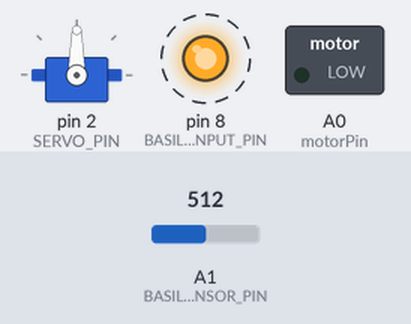
A sketch run on a simulated Arduino Uno, built with avr-gcc and run on an emulated ATmega328P. On the bench: servo, switched loads named in the sketch (green lamp = pin HIGH), output pins drawn as LEDs (lit = HIGH). Dashed ring = blinking. The test bench sets the inputs (shaded band); at power-on: A1 (BASIL_1_SENSOR_PIN) = 512.

Above: at 0.02 s.
Timing chart, 0 to 3.0 s (numbered marks = the images above):
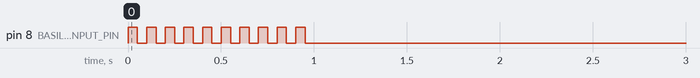

Measured:
- by itself, pin 8 (BASIL_1_INPUT_PIN): alternates HIGH for 0.05 s and LOW for 0.05 s, 20 changes in all, then stays LOW

The sketch:

wateringLocal.ino
```cpp
#include <stdarg.h>
#include <Servo.h>

void debug_print(char const*fmt, ... ) {
  char buf[128]; // resulting string limited to 128 chars
  sprintf(buf, "(%06lu)", millis());
  va_list args;
  va_start (args, fmt);
  vsnprintf(buf + 8, 120, fmt, args);
  va_end (args);
  Serial.println(buf);
}

#define kMAXHUMIDITY 1023.0

#define SERVO_PIN 2

#define BASIL_1_INPUT_PIN 8
#define BASIL_1_SENSOR_PIN A1
#define BASIL_1_WATER_ANGLE 0
#define BASIL_1_THRESHOLD 45

#define BASIL_2_INPUT_PIN 8 //7
#define BASIL_2_SENSOR_PIN A1 //A2
#define BASIL_2_WATER_ANGLE 90
#define BASIL_2_THRESHOLD 40

#define kSECOND 1000
#define kMIN 60 * kSECOND
#define kHOUR 60 * kMIN
#define kWaterTime 30 * kSECOND
const unsigned int nbRunningAvg = 5; // number of point to compute the avg over
const int motorPin = A0;

#define DEBUG 0
#if DEBUG
#define INTERVAL_TIME 5*kSECOND
#define debug(format, ...) \
  debug_print(format, ## __VA_ARGS__)
#else
#define INTERVAL_TIME 2*kMIN
#define debug(format, ...) do {} while (0)
#endif

Servo myservo;
void setup() {
  Serial.begin(9600);
  myservo.attach(SERVO_PIN);
  pinMode(motorPin, OUTPUT);
  digitalWrite(motorPin, LOW);
  pinMode(BASIL_1_INPUT_PIN, OUTPUT);
  digitalWrite(BASIL_1_INPUT_PIN, LOW);
  debug("Start");
}

void loop() {
  basil1();
  basil2();
  delay(INTERVAL_TIME);
}

void basil1() {
  int avgMoistValue = RecomputeAverageMoisture(BASIL_1_INPUT_PIN, BASIL_1_SENSOR_PIN);
  debug("basil1 avg moisture:%i", avgMoistValue);
  if (shouldWater(1, avgMoistValue)) {
    watering(1);
  }
}

void basil2() {
  int avgMoistValue = RecomputeAverageMoisture(BASIL_2_INPUT_PIN, BASIL_2_SENSOR_PIN);
  debug("basil2 avg moisture:%i", avgMoistValue);
  if (shouldWater(2, avgMoistValue)) {
    watering(2);
  }
}

void driveWater(int plant) {
  switch (plant) {
  case 1:
    myservo.write(BASIL_1_WATER_ANGLE);
    break;
  case 2:
    myservo.write(BASIL_2_WATER_ANGLE);
    break;
  }
}

bool shouldWater(int plant, int moisture) {
  switch (plant) {
  case 1:
    if (moisture <= BASIL_1_THRESHOLD) return true;
    break;
  case 2:
    if (moisture <= BASIL_2_THRESHOLD) return true;
    break;
  }
  return false;
}

void watering(int plant) {
  driveWater(plant);
  delay(kSECOND);
  debug("start watering %d", plant);
  digitalWrite(motorPin, HIGH);
  delay(kWaterTime);
  digitalWrite(motorPin, LOW);
  debug("stop watering");
}

int RecomputeAverageMoisture(int inputPIN, int sensorPIN) {
  int avgMoistValue = 0;
  int readings = 0;
  for (int i = 0; i < nbRunningAvg; ++i) {
    // forward
    digitalWrite(inputPIN, HIGH);
    delay(50);
    int moistValue = analogRead(sensorPIN) * (100.0 / kMAXHUMIDITY);
    digitalWrite(inputPIN, LOW);
    avgMoistValue += moistValue;
    readings++;
    delay(50);
  }
  avgMoistValue /= readings;
  return avgMoistValue;
}
```
